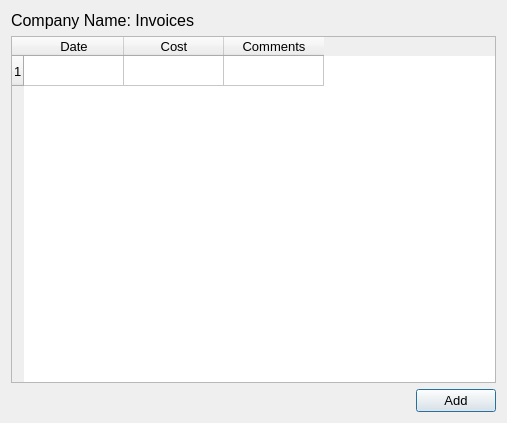
<?xml version="1.0" encoding="UTF-8"?>
<ui version="4.0">
 <class>AllCompanyInvoices</class>
 <widget class="QDialog" name="AllCompanyInvoices">
  <property name="geometry">
   <rect>
    <x>0</x>
    <y>0</y>
    <width>507</width>
    <height>423</height>
   </rect>
  </property>
  <property name="windowTitle">
   <string>Dialog</string>
  </property>
  <layout class="QGridLayout" name="gridLayout">
   <item row="0" column="0">
    <widget class="QLabel" name="label">
     <property name="font">
      <font>
       <pointsize>12</pointsize>
      </font>
     </property>
     <property name="text">
      <string>Company Name: Invoices</string>
     </property>
    </widget>
   </item>
   <item row="1" column="0">
    <layout class="QVBoxLayout" name="verticalLayout">
     <item>
      <widget class="QTableWidget" name="tableWidget">
       <property name="font">
        <font>
         <pointsize>10</pointsize>
        </font>
       </property>
       <row>
        <property name="text">
         <string>1</string>
        </property>
       </row>
       <column>
        <property name="text">
         <string>Date</string>
        </property>
       </column>
       <column>
        <property name="text">
         <string>Cost</string>
        </property>
       </column>
       <column>
        <property name="text">
         <string>Comments</string>
        </property>
       </column>
      </widget>
     </item>
     <item>
      <layout class="QHBoxLayout" name="horizontalLayout">
       <item>
        <spacer name="horizontalSpacer">
         <property name="orientation">
          <enum>Qt::Horizontal</enum>
         </property>
         <property name="sizeHint" stdset="0">
          <size>
           <width>40</width>
           <height>20</height>
          </size>
         </property>
        </spacer>
       </item>
       <item>
        <widget class="QPushButton" name="pushButton_addInvoices">
         <property name="font">
          <font>
           <pointsize>10</pointsize>
          </font>
         </property>
         <property name="text">
          <string>Add</string>
         </property>
        </widget>
       </item>
      </layout>
     </item>
    </layout>
   </item>
  </layout>
 </widget>
 <resources/>
 <connections/>
</ui>
